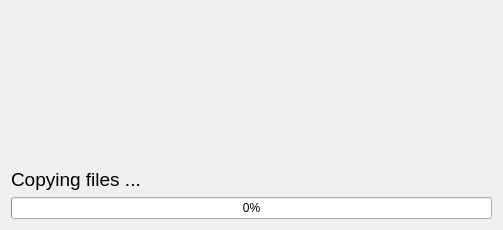
<?xml version="1.0" encoding="UTF-8"?>
<ui version="4.0">
 <class>Dialog</class>
 <widget class="QDialog" name="Dialog">
  <property name="geometry">
   <rect>
    <x>0</x>
    <y>0</y>
    <width>493</width>
    <height>226</height>
   </rect>
  </property>
  <property name="maximumSize">
   <size>
    <width>493</width>
    <height>226</height>
   </size>
  </property>
  <property name="windowTitle">
   <string>BlackDevelop - copying files</string>
  </property>
  <layout class="QVBoxLayout" name="verticalLayout">
   <item>
    <widget class="QLabel" name="label_2">
     <property name="minimumSize">
      <size>
       <width>481</width>
       <height>151</height>
      </size>
     </property>
     <property name="maximumSize">
      <size>
       <width>481</width>
       <height>151</height>
      </size>
     </property>
     <property name="text">
      <string/>
     </property>
    </widget>
   </item>
   <item>
    <widget class="QLabel" name="label">
     <property name="font">
      <font>
       <pointsize>14</pointsize>
      </font>
     </property>
     <property name="text">
      <string>Copying files ...</string>
     </property>
    </widget>
   </item>
   <item>
    <widget class="QProgressBar" name="progressBar">
     <property name="value">
      <number>0</number>
     </property>
    </widget>
   </item>
  </layout>
 </widget>
 <resources/>
 <connections/>
</ui>
